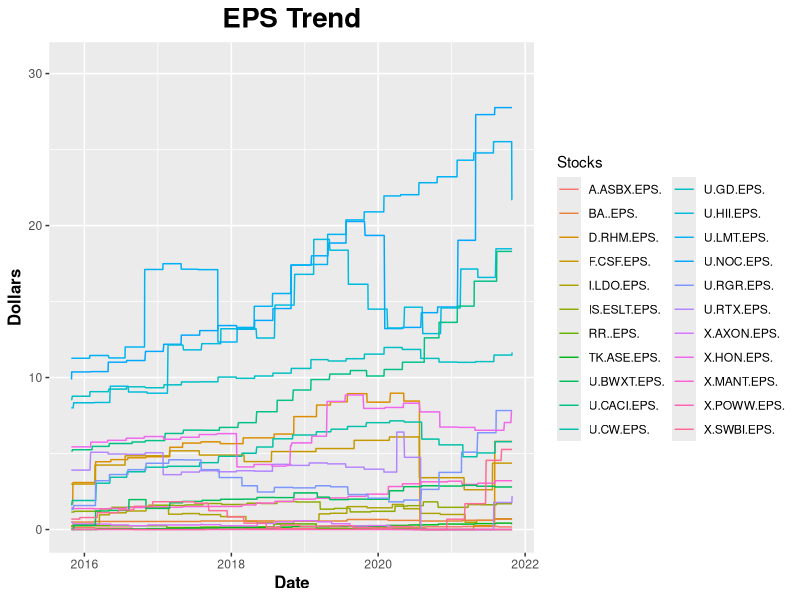

The R script that drew this image: (Note: this script raises an error after producing the figure.)
# List of required pacakges
required_pkgs <- c(
    "data.table", "ggplot2"
)

# Empty list to hold dependencies that are not isntalled
not_met_dependencies <- c()

# Check if required packages are installed
for (pkg in required_pkgs) {
    if (!(pkg %in% rownames(installed.packages()))) {
        not_met_dependencies <- c(not_met_dependencies, pkg)
    }
}

# Install missing packages
if (length(not_met_dependencies) != 0) {
    install.packages(not_met_dependencies)
}

# Load libraries
library("data.table")
library("ggplot2")

# Read the csv
data <- read.csv("./datasets/Pre_Processed/Arms_cleaned_converted.csv", header = T)

# Convert it to a data frame
df <- as.data.frame(data)

# Grep EPS
eps <- df[, grep("(EPS)", colnames(df))]

# Bind the data col with the eps data
eps <- cbind(df[, 1], eps)

# Set the col name for the data
colnames(eps)[1] <- "date"

# Format dates
eps_date <- as.Date(gsub("/", "-", eps$date, ), "%m-%d-%y")

# Remove the date column
eps <- eps[, -1]

# Colors to use
# line_colors <- rainbow(ncol(eps))

# PDF settings
pdf("./datasets/Processed/arms_eps.pdf", width = 12, height = 8, compress = T)


# Create base chart
chart <- ggplot(eps, aes(x = eps_date)) +
    ggtitle("EPS Trend") +
    theme(
        plot.title = element_text(size = 20, face = "bold", hjust = 0.5),
        axis.title = element_text(size = 12, face = "bold"),
    ) +
    xlab("Date") +
    ylab("Dollars") +
    ylim(0, max(eps) * 1.1)



# Add the data of each stock to the based chart
for (i in seq_len(ncol(eps))) {
    chart <- chart +
        geom_line(aes_(
            y = eps[, i],
            group = colnames(eps)[i],
            color = colnames(eps)[i],
        ))
}

# Change legend box title
chart$labels$colour <- "Stocks"

# Print the chart
print(chart)
dev.off()


# Write to CSV
write.csv(eps, "./datasets/Processed/arms_eps.csv", row.names = F)